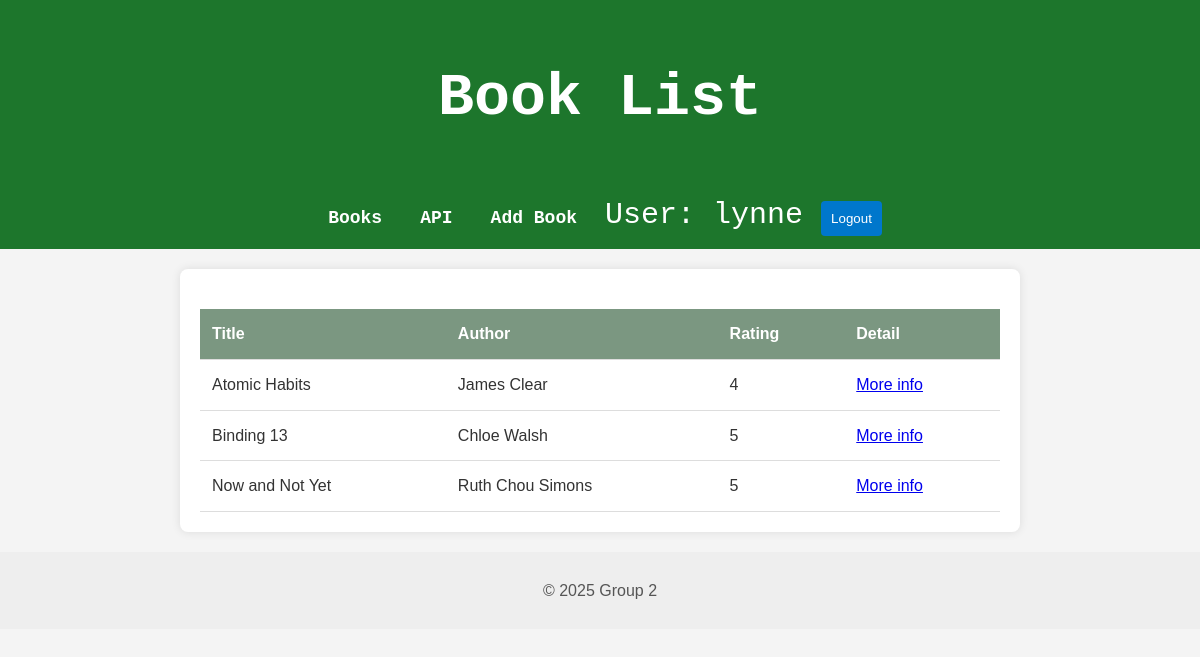
The app's page / (signed in) with its own data.
### books/models.py (models this page shows, shortened)
class Book (models.Model):
    title = models.CharField(max_length=200)
    author = models.CharField(max_length=200)
    year = models.IntegerField()
    rating = models.IntegerField()
    description = models.TextField(null=True,blank=True)
    user = models.ForeignKey(User, on_delete=models.CASCADE, null=True)

### books/views.py (the view)
# urls.py: path('', views.homepage, name='homepage'),
def homepage(request):
    books = Book.objects.all()
    return render(request,'books/homepage.html', {'books':books})

### books/templates/books/homepage.html
<!DOCTYPE html>
{% extends "base.html" %}
{% block header %}
Book List
{% endblock %}
{% block content %}
{% if books %}
<table >
    <thead>
        <tr>
            <th>Title</th>
            <th>Author</th>
            <th>Rating</th>
            <th>Detail</th>
        </tr>
    </thead>
    <tbody>
        {% for book in books %}
        <tr>
            <td>{{ book.title }}</td>
            <td>{{ book.author }}</td>
            <td>{{ book.rating }}</td>
            <td>
                <a href="{% url 'book_detail' book.id %}" >More info</a>
            </td>
        </tr>
        {% endfor %}
    </tbody>
</table>
{% else %}
<p>No books available.</p>
{% endif %}
{% endblock %}

### bookstore/templates/base.html (shortened to what this page needs)
{% load static %}
<!DOCTYPE html>
<html>
<body>
    <header>
        <link rel="stylesheet" href="{% static 'styles.css' %}">
        <h1>{%block header%}  {%endblock%}</h1>
        <nav>
            <a href="/">Books</a>
            <a href="{% url 'book-list-create' %}">API</a>
            {% if user.is_authenticated %}
            <a href="{% url 'add_book' %}">Add Book</a>
            <span> User: {{ user.username  }} </span>
            <form action="{% url 'logout' %}" method="post" style="display: inline;">
                <button type="submit">Logout</button>
            </form>
            {% else %}
            <a href="{% url 'login' %}">Login</a>
            <a href="{% url 'register' %}">Register</a>
            {% endif %}
        </nav>
    </header>
    <main>
        {% block content %}{% endblock %}
    </main>
    <footer>
        <p>&copy; 2025 Group 2</p>
    </footer>
</body>
</html>

### static/styles.css (style rules this page uses)
body { font-family: Arial, sans-serif; line-height: 1.6; margin: 0; padding: 0; background-color: #f4f4f4; color: #333; }
header { background-color: #1d762c; color: white; margin-top:0px; padding:10px; text-align: center; font-size: 30px; font-family:monospace }
nav a { color: white; text-decoration: none; margin: 0 10px; font-weight: bold; font-size: 18px; }
main { max-width: 800px; margin: 20px auto; padding: 20px; background-color: white; border-radius: 8px; box-shadow: 0 0 10px rgba(0,0,0,0.1); }
footer { text-align: center; padding: 10px 0; background-color: #eee; color: #555; }
form { display: flex; flex-direction: column; }
form button { margin-top: 15px; padding: 10px; background-color: #0077cc; color: white; border: none; border-radius: 4px; cursor: pointer; }
table { width: 100%; border-collapse: collapse; margin-top: 20px; }
table th, table td { padding: 12px; text-align: left; border-bottom: 1px solid #ddd; }
table th { background-color: #7b9781; color: white; }

### records on screen
Book: title "Atomic Habits", author "James Clear", rating "4"
Book: title "Binding 13", author "Chloe Walsh", rating "5"
Book: title "Now and Not Yet", author "Ruth Chou Simons", rating "5"

### other values on screen
{{ user.username }} "lynne"
